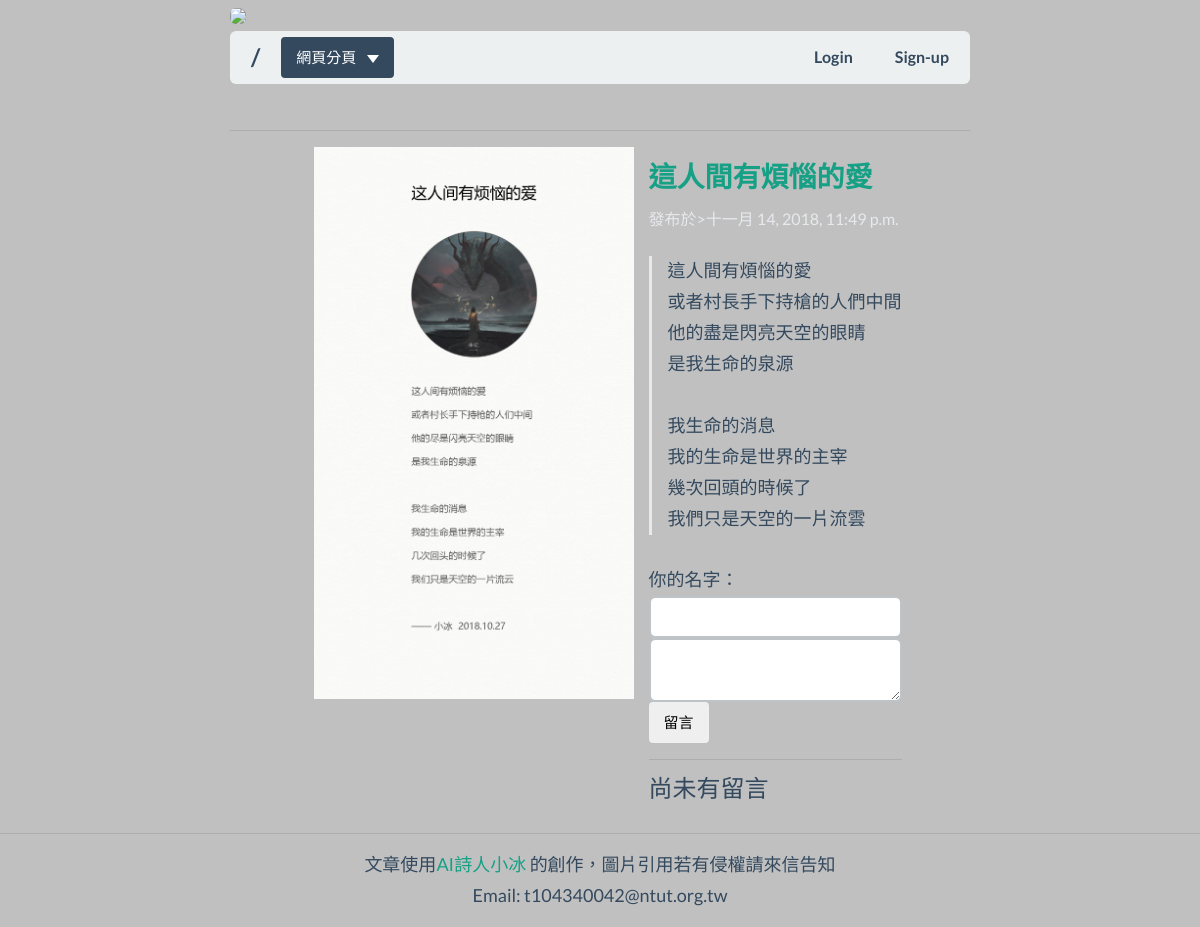
Before: /post/zhe-ren-jian-you-fan-nao-de-ai with the older database file.
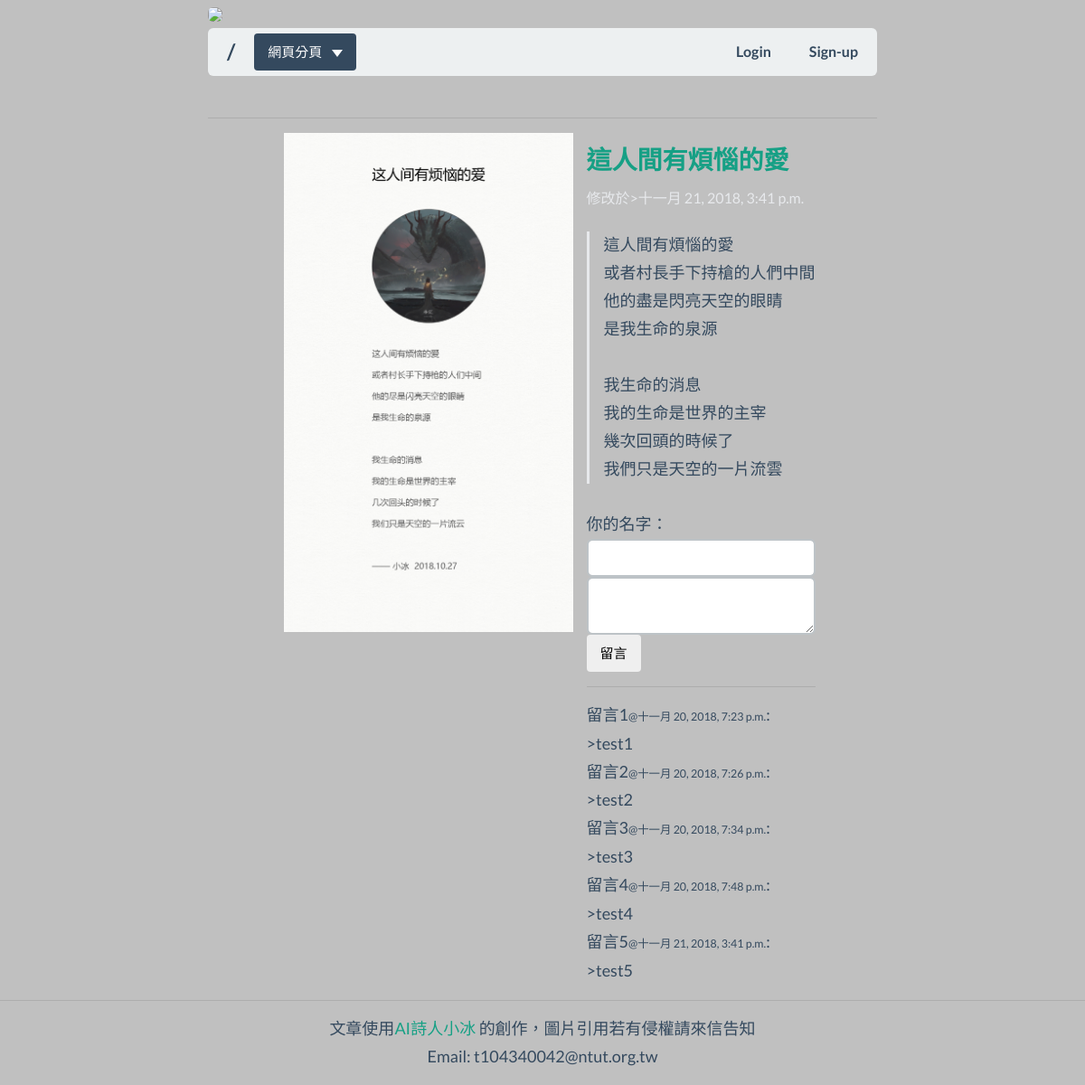
After: the same page with the newer database file.
### blog/models.py (models this page shows, shortened)
class Post(models.Model):
    author = models.CharField('作者',max_length = 200 ,editable = False )
    title = models.CharField('標題' ,max_length = 200 )
    slug = models.SlugField('網址' ,unique = True ,editable = False )
    context = models.TextField('文章內容' )
    publish_time = models.DateTimeField('發布時間' ,auto_now_add = True )
    edited_time = models.DateTimeField('修改時間' ,auto_now = True )
    def rename(instance,filename):
        ext = filename.split('.')[-1]
        return '{0}/{1}.{2}'.format('post/side',instance.slug,ext)
    image = models.ImageField('側邊圖片',upload_to=rename,blank=True )

class Comment(models.Model):
    post = models.ForeignKey('Post' ,related_name='comments' ,on_delete=models.CASCADE )
    poster = models.CharField('留言的人' ,max_length = 30 ,default = '陌生人' )
    context = models.TextField('留言內容' ,max_length = 140 ,blank = False)
    post_time = models.DateTimeField('留言時間' ,auto_now_add=True )

### blog/views.py (the view, shortened to what this page needs)
# urls.py: path('post/<slug:slug>',ShowPost),
def ShowPost(request,slug):
    try:
        post = Post.objects.get(slug = slug)
        return render(request,'Post.html',locals())
    except:
        return redirect('/404')

### templates/Post.html (shortened to what this page needs)
{% extends 'Base.html' %}
{% block side %}
{% if post.image == '' %}
{% else %}
    <div class="col side">
        <img src='{{ post.image.url }}'>
    </div>
{% endif %}
{% endblock side %}
{% block heading %}
    <h5><a href='/post/{{ post.slug }}'>{{ post.title }}</a><br>
        <small><small><small>
            {% if post.edited_time != post.publish_time %}
                修改於>{{ post.edited_time }}
            {% else %}
                發布於>{{ post.publish_time }}
            {% endif %}
        </small></small></small>
    </h5>
{% endblock heading %}
{% block context %}
    <blockquote>{{ post.context | safe |linebreaksbr }}</blockquote>
{% endblock context %}
{% block comment %}
    <form method="POST">
        <lable for="poster">你的名字：</lable>
            <input id="poster" type="text" name="poster" class="form-control">
            <textarea id="context" type="text" name="context" class="form-control"></textarea>
        <input type="submit" class="btn" value="留言">
    </form>
    {% if post.comments.all %}
        <hr>
        {% for c in post.comments.all %}
        <div class="comment">
            {{ c.poster | upper }}<small><small>@{{ c.post_time }}</small></small>:<br>
            >{{ c.context }}
        </div>
        {% endfor %}
    {% else %}
        <hr>
        <h6>尚未有留言</h6>
    {% endif %}
{% endblock comment %}

### templates/Base.html (shortened to what this page needs)
<!DOCTYPE html>
{% load static %}
<html lang="zh-TW">
    <head>
        <link href="{% static 'css/vendor/bootstrap.min.css' %}" rel="stylesheet">
        <link href="{% static 'css/flat-ui.css' %}" rel="stylesheet">
    </head>
    <body>
        <div class='container fx'>
            <div class="col">
                {% include 'Header.html' %}
            <hr>
            </div>
            <div class="row justify-content-center">
                {% block side %}{% endblock side %}
                <div class="row">
                    <div class="col">
                        {% block heading %}{% endblock heading %}
                        {% block context %}{% endblock context %}
                        {% block comment %}{% endblock comment %}
                    </div>
                </div>
            </div>
        </div>
        <hr>
    </body>
{% include 'Footer.html' %}
</html>

### templates/Header.html (shortened to what this page needs)
{% block header %}
        <a href="/">
        <img class="img-rounded img-responsive" src="https://poem.msxiaobing.com/Images/p1-bg.png">
        </a>
{% endblock header %}
{% block navbar %}
        <div class="row">
                <div class="col">
                        <nav class="navbar navbar-default navbar-expand-lg" role="navigation">
                                <a class="navbar-brand" href="/">/</a>
                                <div class="collapse navbar-collapse" id="navbar-collapse-01">
                                        <ul class="nav navbar-nav mr-auto">
                                                <div class='btn-group'>
                                                        <button class="btn btn-inverse dropdown-toggle" type="button" data-toggle="dropdown">
                                                        網頁分頁
                                                        </button>
                                                </div>
                                        </ul>
                        {% if request.user.is_authenticated %}
                                <div class="justify-content-end">
                                        <ul class="nav navbar-nav navbar-right">
                                                <li><a href='/dashboard/'>{{ request.user }}</a></li>
                                                <li><a href='/accounts/logout'>登出</a></li>
                                        </ul>
                                </div>
                        {% else %}
                                <div class="justify-content-end">
                                        <ul class="nav navbar-nav navbar-right">
                                                <li><a href='/accounts/login'>Login</a></li>
                                                <li><a href='/accounts/signup'>Sign-up</a></li>
                                        </ul>
                                </div>
                        {% endif %}
                                </div>
                        </nav>
                </div>
        </div>
{% endblock navbar %}

### templates/Footer.html
{% block footer %}
    <p class="text-center">文章使用<a href='https://poem.msxiaobing.com/' title='AI詩人小冰'>AI詩人小冰</a>
       的創作，圖片引用若有侵權請來信告知<br>
       Email: t104340042@ntut.org.tw</p>
{% endblock footer %}

### templates/Base.html (style rules this page uses)
.fx { max-width: 800px; }
.side { max-width: 350px; }
body { background-color: #C0C0C0 }

Changed rows visible on the page:
changed Post "這人間有煩惱的愛": edited_time (not shown) → "十一月 21, 2018, 3:41 p.m."; publish_time "十一月 14, 2018, 11:49 p.m." → (not shown)
added Comment: poster "留言1", post_time "十一月 20, 2018, 7:23 p.m.", context "test1"
added Comment: poster "留言2", post_time "十一月 20, 2018, 7:26 p.m.", context "test2"
added Comment: poster "留言3", post_time "十一月 20, 2018, 7:34 p.m.", context "test3"
added Comment: poster "留言4", post_time "十一月 20, 2018, 7:48 p.m.", context "test4"
added Comment: poster "留言5", post_time "十一月 21, 2018, 3:41 p.m.", context "test5"
Other visible differences:
text no longer shown: "發布於> 尚未有留言"
text now shown: "修改於>"
